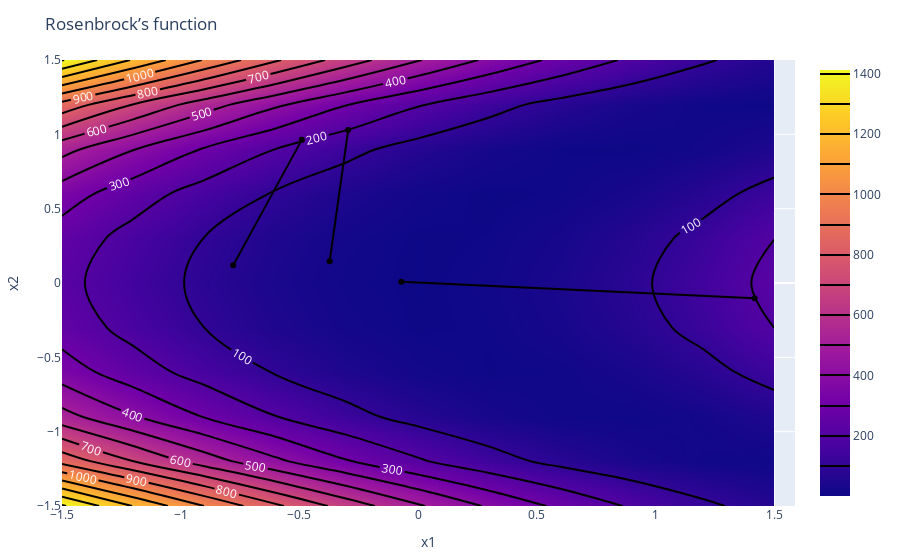

The notebook cell saved with this chart:
### Code cell
trace0 = make_trace([-0.48993012686076465, 0.9627677544110731],[-0.7790026144206841, 0.11867994531271409] )

trace1 = make_trace([-0.2944566095565206, 1.0284222436351078], [-0.37239833237751757, 0.14658808251570787])

trace2 = make_trace([1.4175309969426104, -0.10287435201396039], [-0.07040497078645454, 0.007803260170605078])

layout = Layout(
    title="Rosenbrock’s function",
    xaxis_title="x1",
    yaxis_title="x2",
)


myplot = PlotlyJS.plot([mycontour, trace0, trace1, trace2
], layout)
# PlotlyJS.addtraces!(myplot, trace1)
myplot
# PlotlyJS.plot(t)

### Figure 1 — Plotly figure (JSON) as saved in the notebook; plotly's stock layout.template omitted (floating-point values rounded to 4 significant figures)
{"data": [{"contours": {"coloring": "heatmap", "labelfont": {"color": "white", "size": 12}, "showlabels": true}, "line": {"width": 2}, "transpose": true, "type": "contour", "x": [-1.5, -1.2, -0.9, -0.6, -0.3, 0, 0.3, 0.6, 0.9, 1.2, 1.5], "y": [-1.5, -1.2, -0.9, -0.6, -0.3, 0, 0.3, 0.6, 0.9, 1.2, 1.5], "z": [[1412.0, 869.2, 537.2, 348.5, 254.5, 226, 253.3, 346.1, 533.6, 864.4, 1406.0], [1197.0, 701.8, 407.6, 245.9, 168.1, 145.0, 166.9, 243.5, 404.0, 697.0, 1191.0], [998.5, 552.4, 296.0, 161.3, 99.7, 82.0, 98.5, 158.9, 292.4, 547.6, 992.5], [818.5, 421.0, 202.4, 94.72, 49.3, 37.0, 48.1, 92.32, 198.8, 416.2, 812.5], [656.5, 307.6, 126.8, 46.12, 16.9, 10.0, 15.7, 43.72, 123.2, 302.8, 650.5], [512.5, 212.2, 69.22, 15.52, 2.5, 1, 1.3, 13.12, 65.62, 207.4, 506.5], [386.5, 134.8, 29.62, 2.92, 6.1, 10.0, 4.9, 0.52, 26.02, 130.0, 380.5], [278.5, 75.4, 8.02, 8.32, 27.7, 37.0, 26.5, 5.92, 4.42, 70.6, 272.5], [188.5, 34.0, 4.42, 31.72, 67.3, 82.0, 66.1, 29.32, 0.82, 29.2, 182.5], [116.5, 10.6, 18.82, 73.12, 124.9, 145.0, 123.7, 70.72, 15.22, 5.8, 110.5], [62.5, 5.2, 51.22, 132.5, 200.5, 226, 199.3, 130.1, 47.62, 0.4, 56.5]]}, {"line": {"color": "black"}, "mode": "markers+lines", "showlegend": false, "type": "scatter", "x": [-0.4899, -0.779], "y": [0.9628, 0.1187]}, {"line": {"color": "black"}, "mode": "markers+lines", "showlegend": false, "type": "scatter", "x": [-0.2945, -0.3724], "y": [1.028, 0.1466]}, {"line": {"color": "black"}, "mode": "markers+lines", "showlegend": false, "type": "scatter", "x": [1.418, -0.0704], "y": [-0.1029, 0.007803]}], "layout": {"margin": {"b": 50, "l": 50, "r": 50, "t": 60}, "title": "Rosenbrock’s function", "xaxis": {"title": {"text": "x1"}}, "yaxis": {"title": {"text": "x2"}}}}
